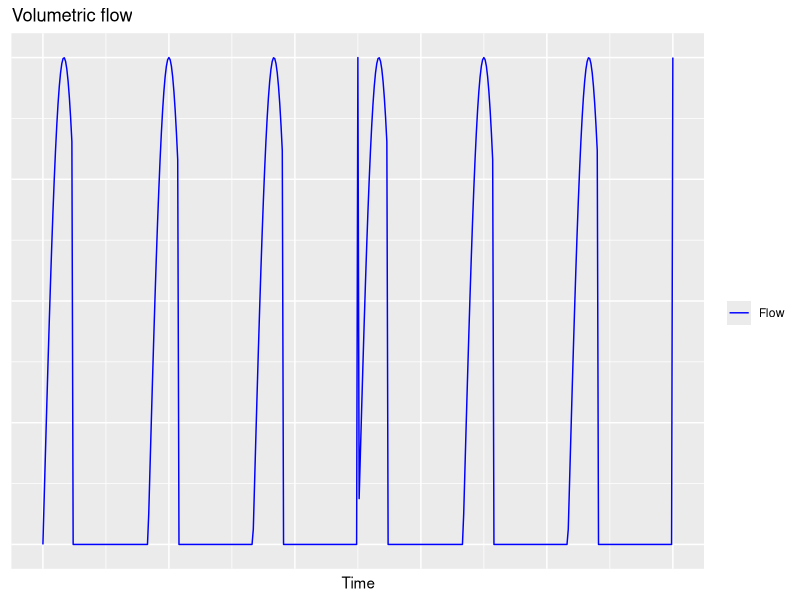
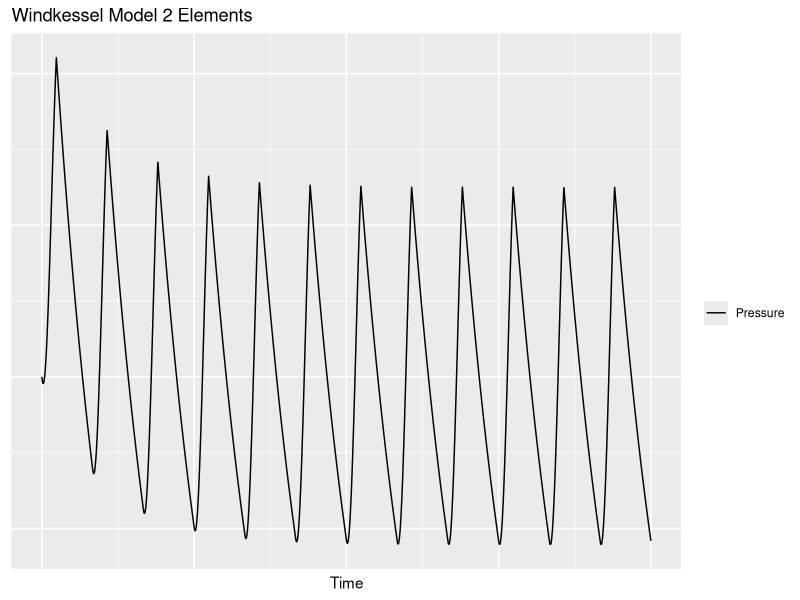
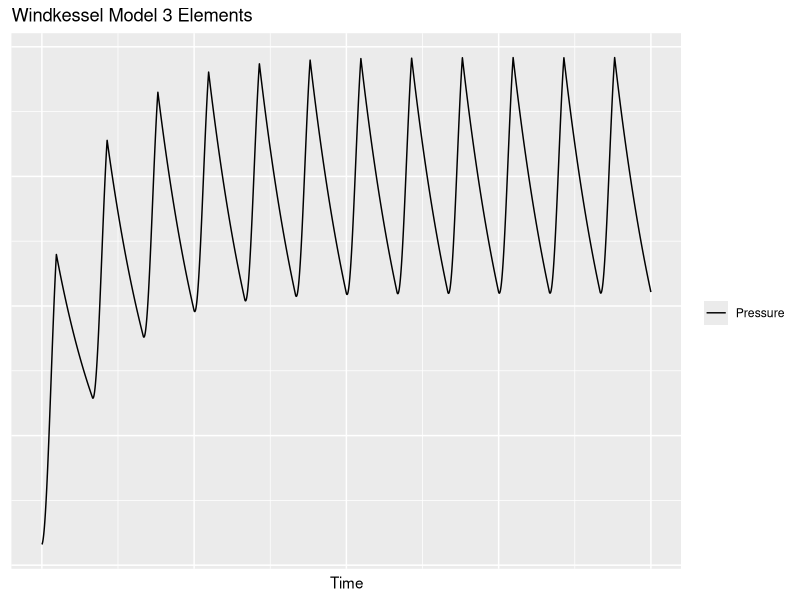
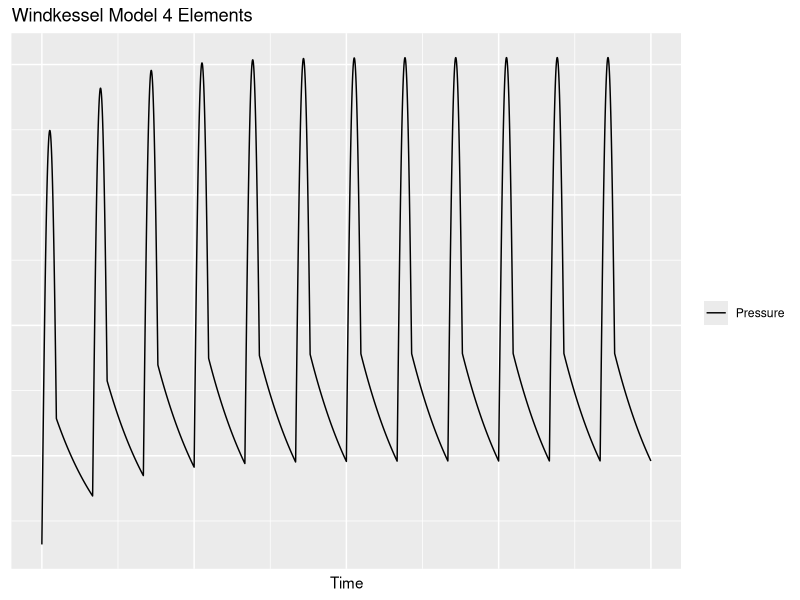

R code for these plots, in order:
#MIT License
#Copyright (c) 2021 Octavio Gonzalez-Lugo 

#Permission is hereby granted, free of charge, to any person obtaining a copy
#of this software and associated documentation files (the "Software"), to deal
#in the Software without restriction, including without limitation the rights
#to use, copy, modify, merge, publish, distribute, sublicense, and/or sell
#copies of the Software, and to per mit persons to whom the Software is
#furnished to do so, subject to the following conditions:
#The above copyright notice and this permission notice shall be included in all
#copies or substantial portions of the Software.
#THE SOFTWARE IS PROVIDED "AS IS", WITHOUT WARRANTY OF ANY KIND, EXPRESS OR
#IMPLIED, INCLUDING BUT NOT LIMITED TO THE WARRANTIES OF MERCHANTABILITY,
#FITNESS FOR A PARTICULAR PURPOSE AND NONINFRINGEMENT. IN NO EVENT SHALL THE
#AUTHORS OR COPYRIGHT HOLDERS BE LIABLE FOR ANY CLAIM, DAMAGES OR OTHER
#LIABILITY, WHETHER IN AN ACTION OF CONTRACT, TORT OR OTHERWISE, ARISING FROM,
#OUT OF OR IN CONNECTION WITH THE SOFTWARE OR THE USE OR OTHER DEALINGS IN THE
#SOFTWARE.
#@author: Octavio Gonzalez-Lugo

###############################################################################
# Loading packages 
###############################################################################

library(deSolve)
library(ggplot2)


###############################################################################
#Solver function
###############################################################################

solveModel<- function(Model,InitialConditions,ModelParameters,ColumnNames){
  #Solves numerically an ODE system model,returns a formated dataframe
  #Model             -> function, Model to be solved
  #InitialConditions -> list, Initial conditions for the ODE system 
  #ModelParameters   -> list, Parameters of the ODE model 
  #ColumnNames       -> list, names of the columns for the dataframe 
  #MinMax            -> bool, controlls if a minmax normalization is applied to the data. 
  times <- seq(0, 10, by = 0.001)
  out <- ode(InitialConditions,times,Model,ModelParameters,method="bdf")
  ModelData<-data.frame(out)
  colnames(ModelData)<-ColumnNames
  ModelData
}

###############################################################################
# Plot Functions
###############################################################################

MakeWindkesselModelPlot<-function(inputData,PlotTitle){
  #Returns a ggplot
  #inputData  -> model data
  #ColumNames -> Names for the columns in the data
  #PlotTitle  -> Title for the plot
  ModelData<-inputData
  
  graphContainer<-ggplot(data=ModelData,aes(x=Time,y=Pressure,color="Pressure"))+geom_line()+
    scale_color_manual(values=c("Pressure"="black"))+
    labs(title=PlotTitle,color=" ")+
    theme(axis.title.y = element_blank(),axis.text.y = element_blank(),axis.ticks.y = element_blank(),axis.text.x = element_blank(),axis.ticks.x = element_blank())
  show(graphContainer)
}

###############################################################################
# Plot Functions
###############################################################################

timeScale <- function(t,Tc,Ts){
  scaledTime <- t/Tc
  decimal <- scaledTime - floor(scaledTime)
  responce <- FALSE
  if (decimal <= (2/7)){
    responce <- TRUE
  }
  responce
}

inputLoad<-function(t,Tc,Ts){
  a <- t%%Tc
  i0 <- 400*sin(pi*(a/Ts))
  output <- 0
  if (timeScale(t,Tc,Ts)){
    output <- i0
  }
  output
}

inputLoadDer<-function(t,Tc,Ts){
  a<-t%%Tc
  i0 <- 400*cos(pi*(a/Ts))
  output<-0
  if (timeScale(t,Tc,Ts)){
    output <- i0
  }
  output
}

inputLoad2Der<-function(t,Tc,Ts){
  a<-t%%Tc
  i0 <- -400*sin(pi*(a/Ts))
  output<-0
  if (timeScale(t,Tc,Ts)){
    output <- i0
  }
  output
}
###############################################################################
#Volumetric Flow
###############################################################################

times <- seq(0, 5, by = 0.01)
flowt <- rep(0,length(times))
k <- 1

for (val in times){
  flowt[k]<-inputLoad(val,60/72,(2/5)*(60/72))
  k <- k+1
}

FlowData<-Container<-matrix(0,length(times),2)
FlowData[,1]<-times
FlowData[,2]<-flowt
FlowData<-data.frame(FlowData)
colnames(FlowData)<-c("Time","Flow")

graphContainer<-ggplot(data=FlowData,aes(x=Time,y=Flow,color="Flow"))+geom_line()+
  scale_color_manual(values=c("Flow"="blue"))+
  labs(title="Volumetric flow",color=" ")+
  theme(axis.title.y = element_blank(),axis.text.y = element_blank(),axis.ticks.y = element_blank(),axis.text.x = element_blank(),axis.ticks.x = element_blank())
show(graphContainer)

###############################################################################
#Models
###############################################################################

WindkesselModel2Elements <- function(t,Y,params){
  
  #Simple organic matter decomposition model 
  #t      -> integration time value 
  # 
  #Y      -> list Values for the function to be evaluated 
  #          Y[1]     -> Blood pressure
  #
  #params -> Parameters of the ODE system model 
  #         
  #    
  
  with(as.list(c(Y,params)),{
    
    dPdt=(1/C)*(inputLoad(t,Tc,Ts)-(Y[1]/R))
    
    list(c(dPdt))
  })
}

params <- c(C=1.0666,R=0.95000,Tc=60/72,Ts=(2/5)*(60/72))
Y <- c(80)

columnNames<-c("Time","Pressure")
threeNodeData<-solveModel(WindkesselModel2Elements,Y,params,columnNames)
MakeWindkesselModelPlot(threeNodeData,"Windkessel Model 2 Elements")

###############################################################################
#Models
###############################################################################

WindkesselModel3Elements <- function(t,Y,params){
  
  #Simple organic matter decomposition model 
  #t      -> integration time value 
  # 
  #Y      -> list Values for the function to be evaluated 
  #          Y[1]     -> Blood preassure
  #
  #params -> Parameters of the ODE system model 
  #         
  #    
  
  with(as.list(c(Y,params)),{
    
    dPdt=(1/C)*((1+(R1/R2))*inputLoad(t,Tc,Ts)+(C*R1*inputLoadDer(t,Tc,Ts))-(Y[1]/R1))
  
    list(c(dPdt))
  })
}

params <- c(C=1.0666,R1=0.9,R2=0.05,Tc=60/72,Ts=(2/5)*(60/72))
Y <- c(80)

columnNames<-c("Time","Pressure")
threeNodeData<-solveModel(WindkesselModel3Elements,Y,params,columnNames)
MakeWindkesselModelPlot(threeNodeData,"Windkessel Model 3 Elements")

###############################################################################
#Models
###############################################################################

WindkesselModel4Elements <- function(t,Y,params){
  
  #Simple organic matter decomposition model 
  #t      -> integration time value 
  # 
  #Y      -> list Values for the function to be evaluated 
  #          Y[1]     -> Blood preassure
  #
  #params -> Parameters of the ODE system model 
  #         
  #    
  
  
  with(as.list(c(Y,params)),{
    
    dPdt=(1/C)*((1+(R1/R2))*inputLoad(t,Tc,Ts)+((C*R1+L/R1)*inputLoadDer(t,Tc,Ts))+(C*L*inputLoad2Der(t,Tc,Ts))-(Y[1]/R1))
    
    list(c(dPdt))
  })
}

params <- c(C=1.0666,R1=0.9000,R2=0.05,L=25,Tc=60/72,Ts=(2/5)*(60/72))
Y <- c(80)

columnNames<-c("Time","Pressure")
threeNodeData<-solveModel(WindkesselModel4Elements,Y,params,columnNames)
MakeWindkesselModelPlot(threeNodeData,"Windkessel Model 4 Elements")
